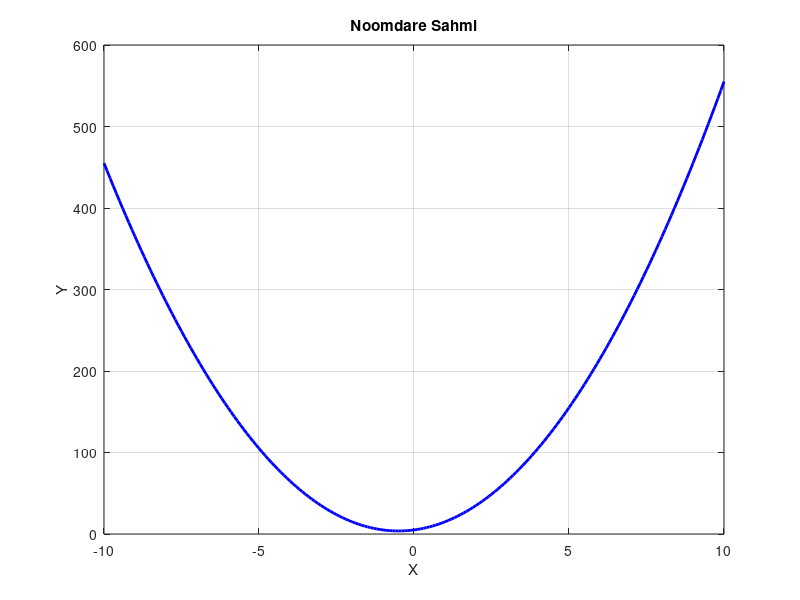

Here is the MATLAB script that generated this plot:
a_zarib = input('Zaribe a: ');
b_zarib = input('Zaribe b: ');
c_zarib = input('Zaribe c: ');

p_vec = [a_zarib, b_zarib, c_zarib];
roots_res = roots(p_vec);
disp('Risheha:');
disp(roots_res);

if isreal(roots_res)
    x_min = min(roots_res) - 2;
    x_max = max(roots_res) + 2;
else
    x_min = -10;
    x_max = 10;
end

x_axis = x_min : 0.1 : x_max;
y_axis = polyval(p_vec, x_axis);

figure;
plot(x_axis, y_axis, 'b', 'LineWidth', 2);
grid on;
title('Noomdare Sahmi');
xlabel('X'); ylabel('Y');

if isreal(roots_res)
    hold on;
    y_roots = zeros(size(roots_res));
    plot(roots_res, y_roots, 'ro', 'MarkerSize', 8, 'MarkerFaceColor', 'r');
end
